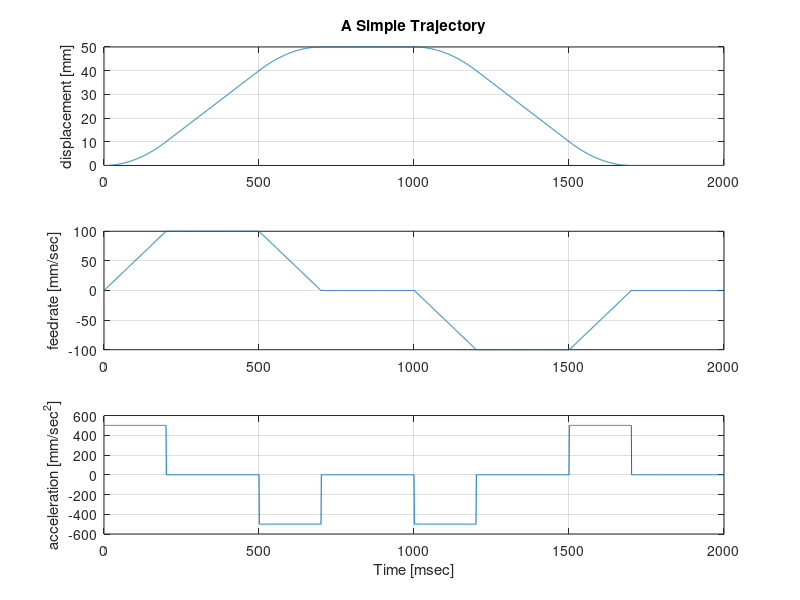

Reproduce this figure in MATLAB.
% MTE360 Tutorial 01
% Example 01: Plotting a trajectory versus time
% Presented Friday January 5, 2007

% clear all % clears the workspace
% close all % closes all figure windows

Ts = 0.001;
% Given:
A=500; % acceleration mm/sec^2
D=-500; % deceleration mm/sec^2
F=100; % feedrate (velocity) mm/sec
L=50; % travel length mm
% Ts=0.01; % sampling period sec

t_dwell = 0.3;
K_dwell = t_dwell / Ts;
T1=F/A; % from equation 2
T3=-F/D; % from equation 3
T2=L/F - (T1+T3)/2; % from equation 4

if T1<0 || T2<0 || T3<0 % kinematic compatibility conditions
    disp('Error: acceleration, deceleration and travel length are not kinematically compatible.');
else
    tau1=0:Ts:T1; % create row vector for time, initial time : step size : final time
    tau2=0:Ts:T2;
    tau3=0:Ts:T3;
    
    % preallocate array for speed
    s1=zeros(1,length(tau1));    sd1=zeros(1,length(tau1));    sdd1=zeros(1,length(tau1));
    s2=zeros(1,length(tau2));    sd2=zeros(1,length(tau2));    sdd2=zeros(1,length(tau2));
    s3=zeros(1,length(tau3));    sd3=zeros(1,length(tau3));    sdd3=zeros(1,length(tau3));
    
   % from equation 1
    for index=1:length(tau1)
        s1(index)=F*tau1(index)*tau1(index)/2/T1; 
        sd1(index)=F*tau1(index)/T1; % first derivative: velocity
        sdd1(index)=A; % second derivative: acceleration
    end
    for index=1:length(tau2)
        s2(index)=F*tau2(index) + F*T1/2; 
        sd2(index)=F;
        sdd2(index)=0;
    end
    for index=1:length(tau3)
        s3(index)=-F*tau3(index)*tau3(index)/2/T3 + F*tau3(index) + L - F*T3/2; 
        sd3(index)=-F*tau3(index)/T3 + F;
        sdd3(index)=D;
    end
end

t1=tau1'; % change tau1 from a row vector to a column vector tau1'
t2=tau2(2:end)' + T1; % shift bounds and drop first vector element
t3=tau3(2:end)' + T1 + T2; 
t = [t1;t2;t3]; % concatenation of time vector 

s1=s1'; 
s2=s2(2:end)'; 
s3=s3(2:end)'; 
s = [s1;s2;s3]; % concatenation of trajectory vector 

sd1=sd1'; 
sd2=sd2(2:end)'; 
sd3=sd3(2:end)'; 
sd = [sd1;sd2;sd3]; % concatenation of feedrate vector 

sdd1=sdd1'; 
sdd2=sdd2(2:end)'; 
sdd3=sdd3(2:end)';
sdd = [sdd1;sdd2;sdd3]; % concatenation of feedrate vector 

%%
s = [s ; s(end)*ones(K_dwell,1) ; flip(s) ];
s = [s ; s(end)*ones(K_dwell-1,1) ];
sd = [sd ; sd(end)*ones(K_dwell,1) ; -flip(sd) ; sd(end)*ones(K_dwell-1,1)];
sdd = [sdd ; zeros(K_dwell,1) ; flip(sdd) ; zeros(K_dwell-1,1)];

t = (0:(length(s)-1))';


%%
figure(1); % opens a figure window
subplot(3,1,1); % subplot(rows, columns, position)
  plot(t,s); % plots trajectory versus time
  title('A Simple Trajectory'); % creates a title for the plot
  ylabel('displacement [mm]'); % labels the y-axis
grid on;
  subplot(3,1,2); 
  plot(t,sd); % plots feedrate versus time
  ylabel('feedrate [mm/sec]');grid on;
subplot(3,1,3); 
  plot(t,sdd); % plots acceleration versus time
  ylabel('acceleration [mm/sec^2]');grid on;
  xlabel('Time [msec]') % labels the x-axis
% 
% % save data to file
% data = [t s sd sdd]; % t,s,sd,sdd should be column vectors
% save ex1_data.txt -ASCII -DOUBLE data

%-- End of File --%